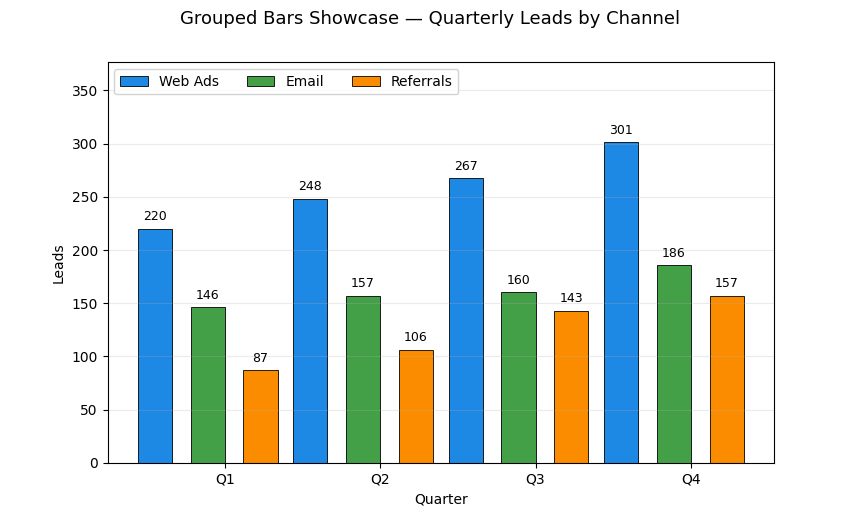

Generate this figure with Python:
"""
Grouped Bars Showcase
-----------------------------------
Original mini‑project demonstrating how to build clean, publication‑quality
**grouped bar charts** with custom colors, spacing, value labels, and an
optional PNG export for README previews.

Run:
    python grouped_bars_showcase.py

Save a PNG for GitHub README:
    python -c "import grouped_bars_showcase as g; g.main(save_png=True)"
"""
from __future__ import annotations
import numpy as np
import matplotlib.pyplot as plt
from dataclasses import dataclass
from typing import List, Tuple


# ----------------- data synthesis -------------------------------------------
@dataclass
class Series:
    name: str
    values: np.ndarray


def make_dataset(seed: int = 7) -> Tuple[List[str], List[Series]]:
    """Create a small but realistic multi‑series dataset.

    We simulate three marketing channels across four quarters. Values are
    intentionally non‑uniform and include small trends so the groups are
    visually distinct.
    """
    rng = np.random.default_rng(seed)

    quarters = ["Q1", "Q2", "Q3", "Q4"]

    # Base levels with gentle trends + noise
    web      = np.array([220, 245, 270, 310], dtype=float) + rng.normal(0, 10, 4)
    email    = np.array([150, 165, 160, 175], dtype=float) + rng.normal(0, 8,  4)
    referral = np.array([ 90, 110, 140, 155], dtype=float) + rng.normal(0, 6,  4)

    series = [
        Series("Web Ads", web),
        Series("Email", email),
        Series("Referrals", referral),
    ]
    return quarters, series


# ----------------- plotting helpers -----------------------------------------
COLOR_CYCLE = ["#1e88e5", "#43a047", "#fb8c00"]  # blue, green, orange


def add_value_labels(ax: plt.Axes, rects, *, fmt: str = "{:.0f}") -> None:
    for r in rects:
        height = r.get_height()
        ax.annotate(
            fmt.format(height),
            xy=(r.get_x() + r.get_width() / 2, height),
            xytext=(0, 4),
            textcoords="offset points",
            ha="center",
            va="bottom",
            fontsize=9,
        )


def grouped_bars(ax: plt.Axes, categories: List[str], series: List[Series], *,
                 width: float = 0.25, gap: float = 0.15) -> None:
    n_groups = len(categories)
    n_series = len(series)
    x = np.arange(n_groups, dtype=float)

    # Center the group so bars are symmetric around each tick
    total_width = n_series * width + (n_series - 1) * gap
    start = - total_width / 2

    bars_by_series = []
    for idx, s in enumerate(series):
        offset = start + idx * (width + gap)
        rects = ax.bar(x + offset, s.values, width,
                       label=s.name,
                       color=COLOR_CYCLE[idx % len(COLOR_CYCLE)],
                       edgecolor="black",
                       linewidth=0.6)
        add_value_labels(ax, rects)
        bars_by_series.append(rects)

    ax.set_xticks(x, categories)
    ax.set_ylim(0, max([v for sr in series for v in sr.values]) * 1.25)
    ax.grid(True, axis="y", alpha=0.25)
    ax.set_ylabel("Leads")
    ax.set_xlabel("Quarter")


# ----------------- main ------------------------------------------------------

def main(*, save_png: bool = False) -> None:
    cats, sers = make_dataset()

    fig, ax = plt.subplots(figsize=(8.6, 5.2))
    grouped_bars(ax, cats, sers, width=0.22, gap=0.12)

    ax.legend(loc="upper left", framealpha=0.85, ncols=3)
    fig.suptitle("Grouped Bars Showcase — Quarterly Leads by Channel", fontsize=13)

    if save_png:
        fig.savefig("grouped_bars_showcase.png", dpi=160, bbox_inches="tight")
    plt.show()


if __name__ == "__main__":
    main()
